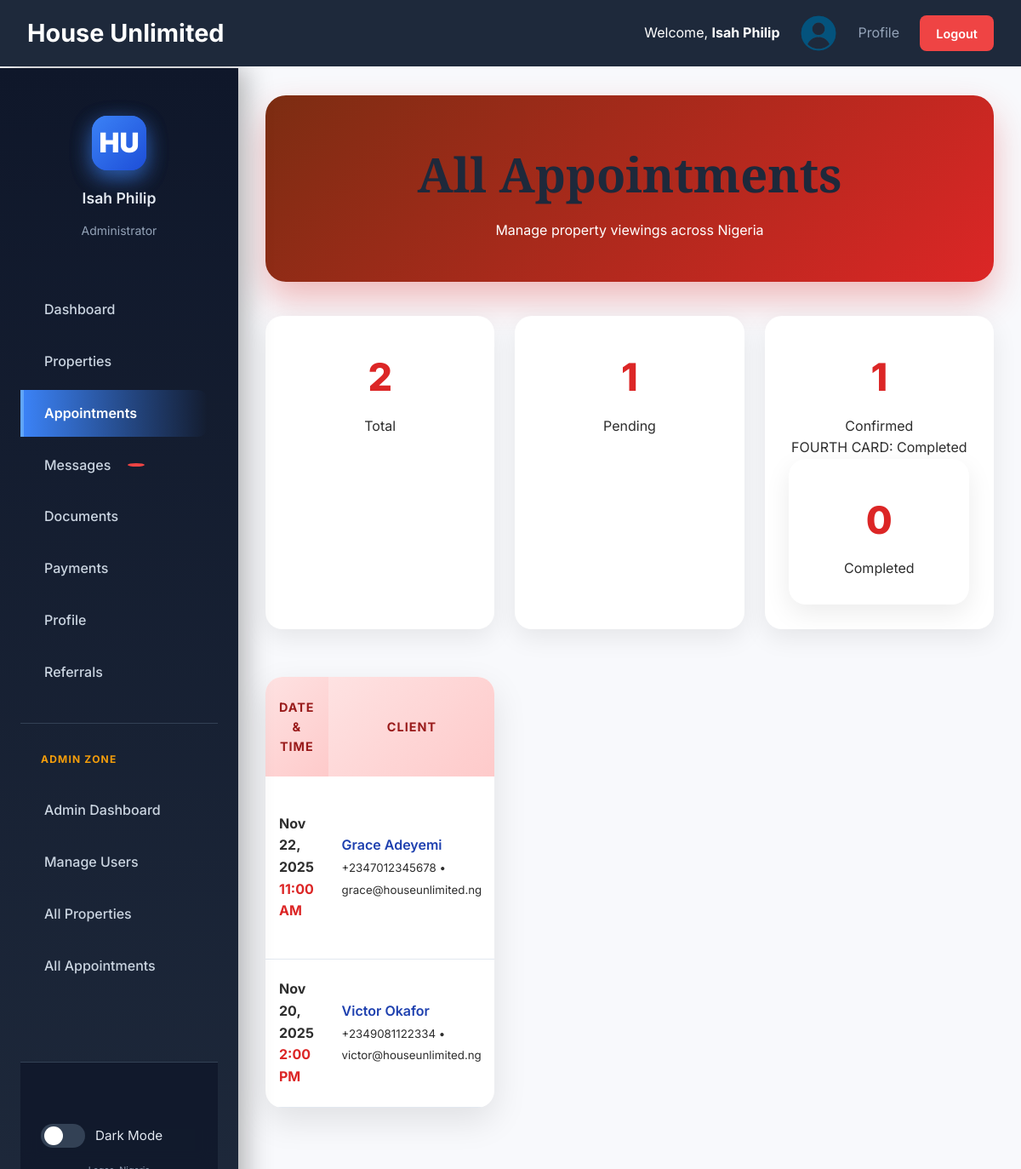
The page /admin/appointments.php (signed in) on the database its author committed.
### tables this page shows
CREATE TABLE `appointments` (
  `id` int(11) NOT NULL,
  `user_id` int(11) NOT NULL,
  `property_id` int(11) NOT NULL,
  `agent_id` int(11) NOT NULL,
  `viewing_date` date NOT NULL,
  `viewing_time` time NOT NULL,
  `message` text DEFAULT NULL,
  `status` enum('pending','confirmed','completed','cancelled') DEFAULT 'pending',
  `whatsapp_sent` tinyint(1) DEFAULT 0,
  `created_at` datetime DEFAULT current_timestamp()
);

CREATE TABLE `users` (
  `id` int(11) NOT NULL,
  `referrer_id` int(11) DEFAULT NULL,
  `username` varchar(255) NOT NULL,
  `name` varchar(100) NOT NULL,
  `email` varchar(150) NOT NULL,
  `phone` varchar(20) DEFAULT NULL,
  `wallet_balance` decimal(10,2) NOT NULL DEFAULT 0.00,
  `password` varchar(255) DEFAULT NULL,
  `role` enum('client','agent','admin') DEFAULT 'client',
  `status` enum('active','banned') DEFAULT 'active',
  `photo` varchar(100) DEFAULT 'default.png',
  `bio` text DEFAULT NULL,
  `magic_token` varchar(100) DEFAULT NULL,
  `token_expires` datetime DEFAULT NULL,
  `created_at` datetime DEFAULT current_timestamp(),
  `updated_at` datetime DEFAULT current_timestamp() ON UPDATE current_timestamp()
);

### admin/appointments.php (the view, shortened to what this page needs)
<?php
require '../inc/config.php';
$appointments = $db->query("
    SELECT
        a.id,
        a.viewing_date,
        a.viewing_time,
        a.message AS notes,
        a.status,
        a.created_at,
        p.title AS property_title,
        p.location AS property_location,
        c.name AS client_name,
        c.phone AS client_phone,
        c.email AS client_email,
        ag.name AS agent_name,
        ag.phone AS agent_phone
    FROM appointments a
    LEFT JOIN properties p ON a.property_id = p.id
    LEFT JOIN users c ON a.user_id = c.id
    LEFT JOIN users ag ON a.agent_id = ag.id
    ORDER BY a.viewing_date DESC, a.viewing_time DESC
")->fetch_all(MYSQLI_ASSOC);
?>
<!DOCTYPE html>
<html lang="en">
<head>
    <link rel="stylesheet" href="../assets/css/style.css">
    <link rel="stylesheet" href="https://cdnjs.cloudflare.com/ajax/libs/font-awesome/6.6.0/css/all.min.css">
</head>
<body>
    <?php include '../inc/header.php'; ?>
    <div class="container">
        <?php include '../inc/sidebar.php'; ?>
        <main class="main-content">
            <div class="admin-header">
                <h1>All Appointments</h1>
                <p>Manage property viewings across Nigeria</p>
            </div>
            <div class="stats-grid">
                <div class="stat-card">
                    <div class="stat-value"><?= count($appointments) ?></div>
                    <div>Total</div>
                </div>
                <div class="stat-card">
                    <div class="stat-value"><?= count(array_filter($appointments, fn($a) => $a['status'] === 'pending')) ?></div>
                    <div>Pending</div>
                </div>
                <div class="stat-card">
                    <div class="stat-value"><?= count(array_filter($appointments, fn($a) => $a['status'] === 'confirmed')) ?></div>
                    <div>Confirmed</div>
                FOURTH CARD: Completed
                <div class="stat-card">
                    <div class="stat-value"><?= count(array_filter($appointments, fn($a) => $a['status'] === 'completed')) ?></div>
                    <div>Completed</div>
                </div>
            </div>
            <div class="table-container">
                <table>
                    <thead>
                        <tr>
                            <th>Date & Time</th>
                            <th>Client</th>
                        </tr>
                    </thead>
                    <tbody>
                        <?php if (empty($appointments)): ?>
                            <tr>
                                <td colspan="7" class="no-appointments">
                                    <i class="fas fa-calendar-times"></i>
                                    <p>No appointments scheduled yet.</p>
                                </td>
                            </tr>
                        <?php else: foreach ($appointments as $a): ?>
                            <tr>
                                <td>
                                    <strong><?= date('M j, Y', strtotime($a['viewing_date'])) ?></strong><br>
                                    <span style="color:#dc2626;font-weight:700;"><?= date('g:i A', strtotime($a['viewing_time'])) ?></span>
                                </td>
                                <td>
                                    <div style="font-weight:600; color:#1e40af;"><?= htmlspecialchars($a['client_name'] ?? '—') ?></div>
                                    <small><?= $a['client_phone'] ?? '' ?> • <?= $a['client_email'] ?? '' ?></small>
                                </td>
                            </tr>
                        <?php endforeach; endif; ?>
                    </tbody>
                </table>
            </div>
        </main>
    </div>
</body>
</html>

### assets/css/style.css (style rules this page uses)
* { margin:0; padding:0; box-sizing:border-box; }
body { font-family: 'Inter', 'Segoe UI', sans-serif; background:#f8f9fc; color:#2d2d2d; line-height:1.6; transition: all 0.3s; }
.container { display:flex; min-height:100vh; }
main.main-content { margin-left:280px; padding:2rem; flex:1; }
h1 { font-size:2rem; color:#1e293b; }

### admin/appointments.php (style rules this page uses)
:root { --red: #dc2626; --green: #10b981; --blue: #3b82f6; --gray: #64748b; --light: #f8fafc; --dark: #0f172a; }
.admin-header { background: linear-gradient(135deg, #7c2d12, var(--red)); color: white; padding: 3rem 2rem; border-radius: 24px; margin-bottom: 2.5rem; text-align: center; box-shadow: 0 20px 40px rgba(220,38,38,0.3); }
.admin-header h1 { font-family: 'Playfair Display', serif; font-size: 3.5rem; margin: 0 0 0.5rem; }
.stats-grid { display: grid; grid-template-columns: repeat(auto-fit, minmax(200px, 1fr)); gap: 1.5rem; margin-bottom: 2.5rem; }
.stat-card { background: white; padding: 1.8rem; border-radius: 20px; text-align: center; box-shadow: 0 10px 30px rgba(0,0,0,0.08); }
.stat-value { font-size: 2.8rem; font-weight: 800; color: var(--red); margin: 0.5rem 0; }
.table-container { background: white; border-radius: 20px; overflow: hidden; box-shadow: 0 15px 40px rgba(0,0,0,0.1); margin-top: 2rem; }
table { width: 100%; border-collapse: collapse; }
th { background: linear-gradient(135deg, #fee2e2, #fecaca); color: #991b1b; padding: 1.5rem 1rem; text-transform: uppercase; font-size: 0.9rem; letter-spacing: 1px; font-weight: 700; }
td { padding: 1.4rem 1rem; border-bottom: 1px solid #e2e8f0; }

### rows shown on the page
appointments: viewing_date "Nov 22, 2025", viewing_time "11:00 AM", user.name "Grace Adeyemi", user.phone "+2347012345678", user.email "grace@houseunlimited.ng"
appointments: viewing_date "Nov 20, 2025", viewing_time "2:00 PM", user.name "Victor Okafor", user.phone "+2349081122334", user.email "victor@houseunlimited.ng"

### other values the page prints
$user['name'] "Isah Philip"
count($appointments) "2"
